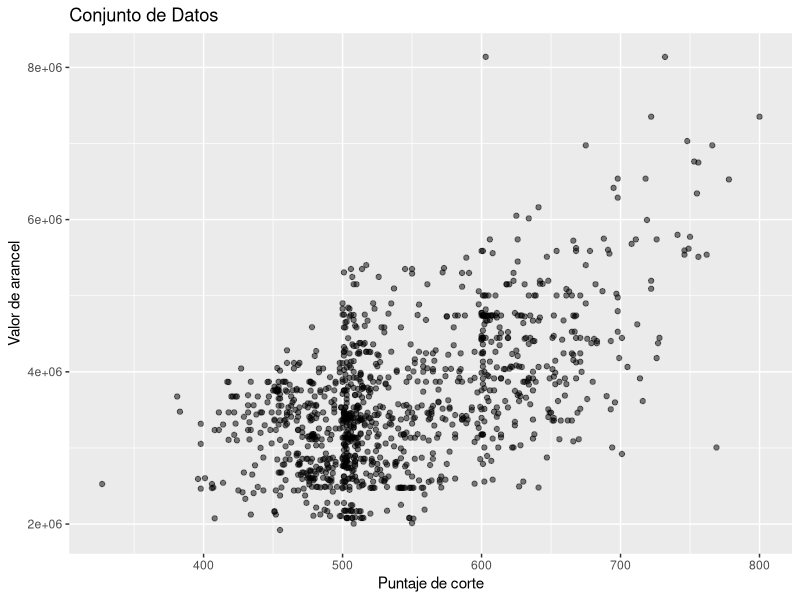
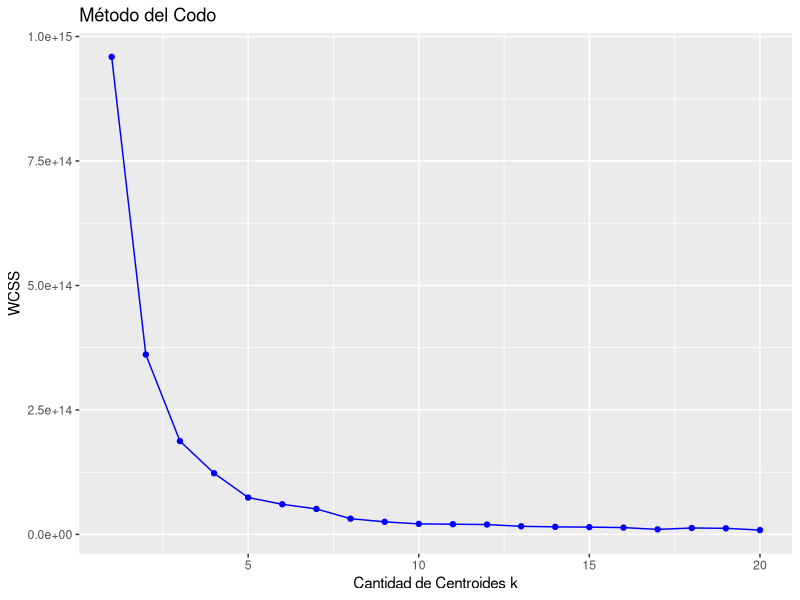
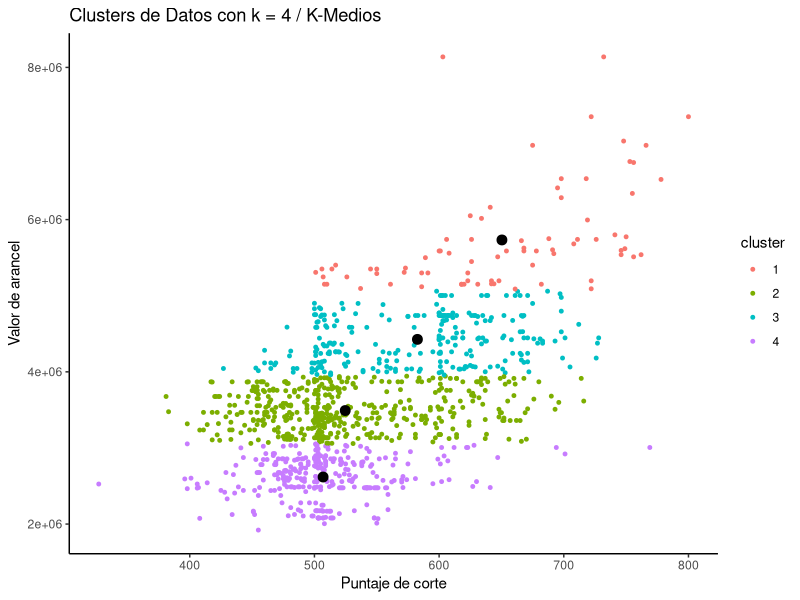
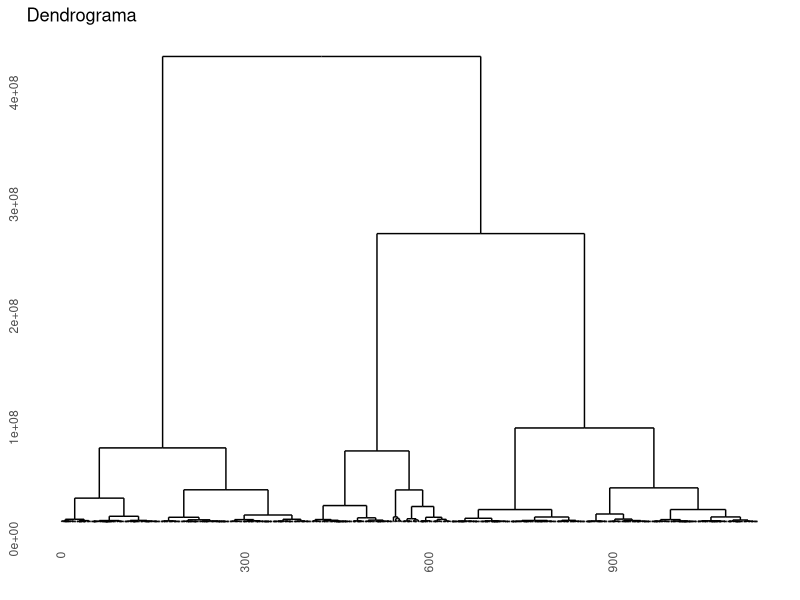
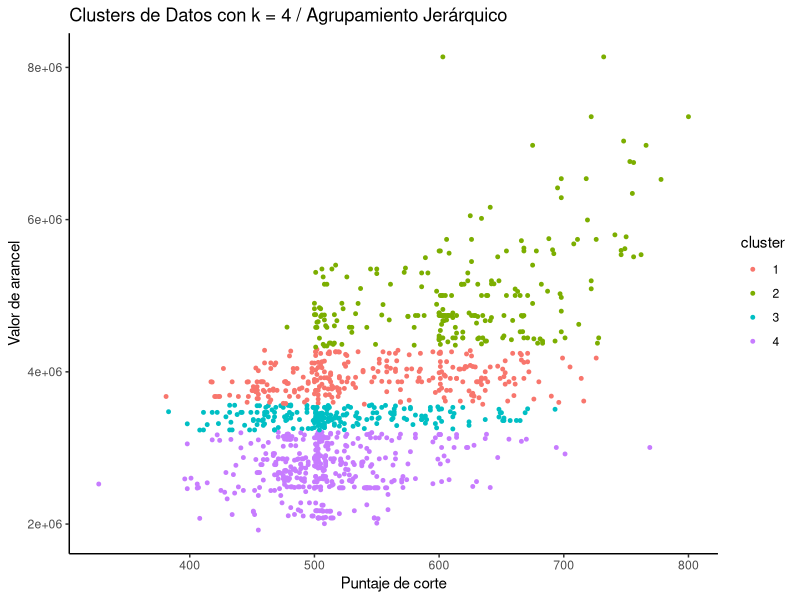

R code for these plots, in order:
# Preparamos el espacio de trabajo
# Cargamos los datos --------------------------------------------------------------------------

library(data.table
)

data <- fread(
  # Ubicación del archivo
  input = "data/base_indices_2005-2021.csv",
  colClasses = c("numeric","numeric")
)[`Valor de arancel`>1000,]

lapply(data, class)

summary(data)

# Guardamos los datos procesados ------------------------------------------------

saveRDS(data, file = "data/data.RDS")


# Graficamos de forma exploratoria los datos ------------------------------

library(ggplot2)
ggplot(aes(x = `Puntaje de corte`, y = `Valor de arancel`), data = data) + geom_point( alpha = 0.5) + ggtitle('Conjunto de Datos')


# Agrupamiento K-means ----------------------------------------------------



# Utilizar el método del codo para determinar la cantidad de centr --------

set.seed(1234)
wcss <- vector()
for(i in 1:20){
  wcss[i] <- sum(kmeans(data, i)$withinss)
}


#Graficar
ggplot() + geom_point(aes(x = 1:20, y = wcss), color = 'blue') + 
  geom_line(aes(x = 1:20, y = wcss), color = 'blue') + 
  ggtitle("Método del Codo") + 
  xlab('Cantidad de Centroides k') + 
  ylab('WCSS')


#Una vez seleccionada la cantidad de centroides, se aplica el algoritmo con esa cantidad----


set.seed(1234)
kmeans <- kmeans(data, 4, iter.max = 1000, nstart = 10)


#Ahora graficamos los clusters -----

data$cluster <- kmeans$cluster
ggplot() + geom_point(aes(x = `Puntaje de corte`, y = `Valor de arancel`, color = as.factor(cluster)), data = data, size = 1) +
  geom_point(aes(x = kmeans$centers[, 1], y = kmeans$centers[, 2]), color = 'black', size = 3) +
  labs(x='Puntaje de corte', y='Valor de arancel', col='cluster') +
  ggtitle('Clusters de Datos con k = 4 / K-Medios') +
  theme_classic()



# Agrupamiento Jerárquico -------------------------------------------------

#Se debe instalar y cargar la librería para graficar dendrogramas
install.packages('ggdendro')
library(ggdendro)

#Se grafica el dendrograma
dendrogram <- hclust(dist(data, method = 'euclidean'), method = 'ward.D')
ggdendrogram(dendrogram, rotate = FALSE, labels = FALSE, theme_dendro = TRUE) + 
  labs(title = "Dendrograma")

#se realiza un corte del dendrograma para limitar los centroides
agrupamientoJ <- hclust(dist(data, method = 'euclidean'), method = 'ward.D')
clases_aj <- cutree(agrupamientoJ, k = 4)
data$cluster <- clases_aj

#Se grafica nuevamente para revisar agrupamiento
ggplot() + geom_point(aes(x = `Puntaje de corte`, y = `Valor de arancel`, color = as.factor(cluster)), data = data, size = 1) +
  ggtitle('Clusters de Datos con k = 4 / Agrupamiento Jerárquico') + 
  labs(x='Puntaje de corte', y='Valor de arancel', col='cluster') +
  theme_classic()
